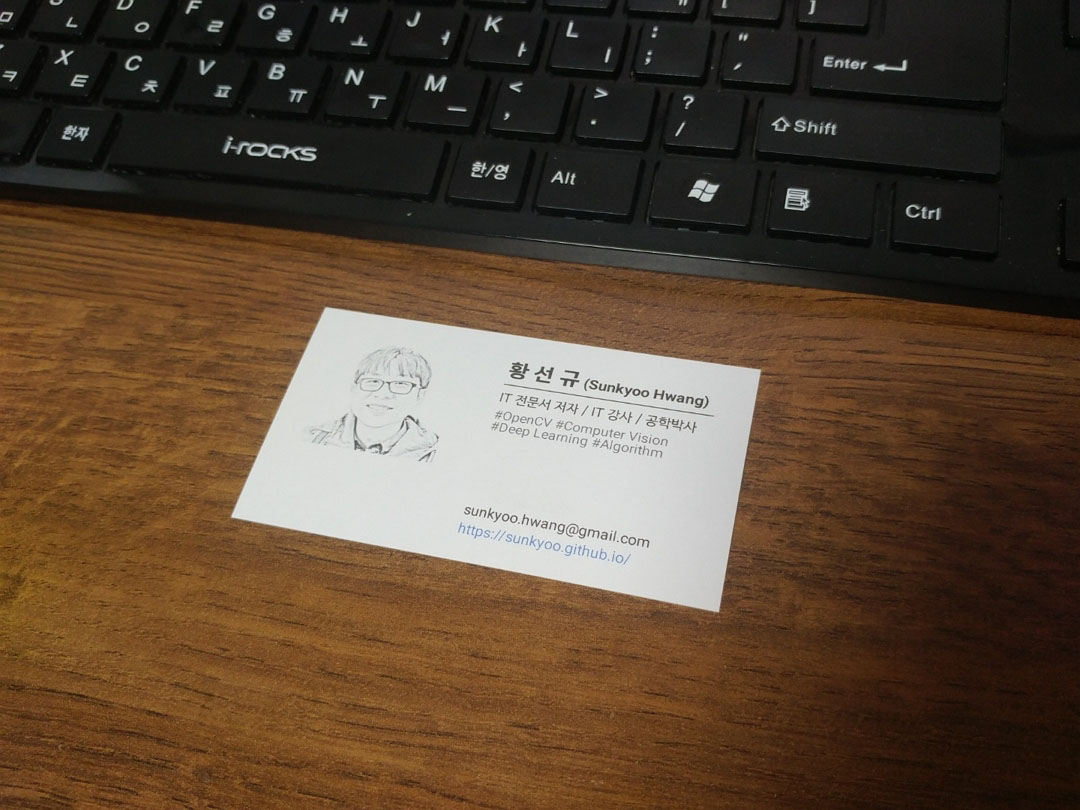
#> input picture reference-opencv/opencv-basics-transform/data/namecard.jpg, 1080 x 810 px
$ python doc_scanner.py
#> lines starting #> are read from the running program, lines starting #| are printed output that depends on the picture; after the words box and inside, x2 and y2 are one past the last pixel; in counts of white or black regions, pixels touching at a corner belong together
import cv2
import argparse
import numpy as np
import sys

def argparser():
    p = argparse.ArgumentParser()

    p.add_argument('--src', type = str, default= './data/namecard.jpg')
    p.add_argument('--dst', type = str, default = './data/namecard.modified.jpg')

    config = p.parse_args()
    return config

def imread(src, code):
    img = cv2.imread(src, code)
    if img is None:
        print('--(!)Image load failed')
        sys.exit()
    return img

def applyPerspectiveTransform(src, srcQuad, dstQuad, dsize= (0,0)):
    # get an affine matrix
    M = cv2.getPerspectiveTransform(srcQuad, dstQuad)
    dst = cv2.warpPerspective(src, M, dsize= dsize, flags= cv2.INTER_CUBIC)
    return dst

def drawROI(img, corners):

    cpy = img.copy()

    c1 = (192, 192, 255) # color of circles
    c2 = (128, 128, 255) # color of edges

    for corner in corners:
        cv2.circle(cpy, tuple(corner.astype(int)), 25, c1, -1, cv2.LINE_AA)

    cv2.line(cpy, tuple(corners[0].astype(int)), tuple(corners[1].astype(int)), c2, 2, cv2.LINE_AA)
    cv2.line(cpy, tuple(corners[1].astype(int)), tuple(corners[2].astype(int)), c2, 2, cv2.LINE_AA)
    cv2.line(cpy, tuple(corners[2].astype(int)), tuple(corners[3].astype(int)), c2, 2, cv2.LINE_AA)
    cv2.line(cpy, tuple(corners[3].astype(int)), tuple(corners[0].astype(int)), c2, 2, cv2.LINE_AA)

    # 미쳤다 진짜 이렇게 하면 되는 구나 와 진짜 와...
    # 그냥 cpy를 리턴해도 되지만
    # addWeighted를 사용해서
    # 선택 영역 뒷부분도 보이게 함.
    disp = cv2.addWeighted(img, 0.3, cpy, 0.7, 0)

    return disp

# adjust srcQuad
def onMouse(event, x, y, flags, param):

    global srcQuad, dragSrc, ptOld, src

    if event == cv2.EVENT_LBUTTONDOWN:
        for i in range(4):
            if cv2.norm(srcQuad[i]-(x, y)) < 25:
                dragSrc[i] = True
                ptOld = (x,y)
                break
    if event == cv2.EVENT_LBUTTONUP:
        for i in range(4):
            dragSrc[i] = False

    if event == cv2.EVENT_MOUSEMOVE:
        for i in range(4):
            if dragSrc[i]:
                dx = x - ptOld[0]
                dy = y - ptOld[1]

                srcQuad[i] += (dx, dy)

                cpy = drawROI(src, srcQuad)
                cv2.imshow('Image', cpy)
                ptOld = (x, y)
                break

def main(config):
    # To implement:
    # (1) select the corners of documents by dragging 4 corners (flags)
    # (2) do perspective transformation when you press enter key.
    global srcQuad, dragSrc, ptOld, src
    src = imread(config.src, cv2.IMREAD_COLOR)
#> in imread, img is the input picture: shape (810, 1080, 3); mean B, G, R 53.2, 71.1, 90.7

    # image specs
    # 86:54
    h, w = src.shape[:2]
#> h = 810; w = 1080
    dw = 500
    dh = round(dw* 54/86)

    # initiate srcQuad and dstQuad
    srcQuad = np.array([
        [30,30],
        [30, h-30],
        [w-30, h-30],
        [w-30, 30]
    ], dtype= np.float32)
    dstQuad = np.array(
        [[0,0],
        [0, dh-1],
        [dw-1, dh-1],
        [dw-1, 0]]
    , dtype= np.float32)
    dragSrc = [False, False, False, False]

    disp = drawROI(src, srcQuad)
#> after the loop in drawROI, `for corner in corners:`:
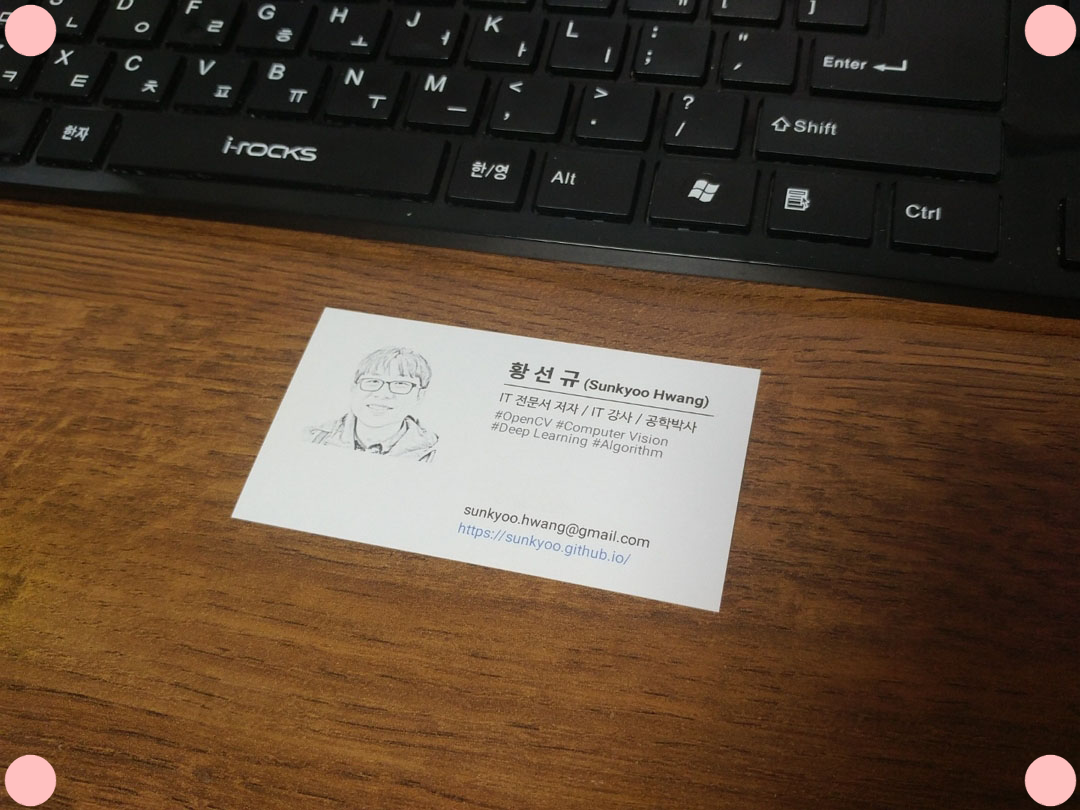
#> cpy: shape (810, 1080, 3); 0.99% of pixels changed, all inside (x1, y1, x2, y2) = (4, 4, 1077, 807)
#> in drawROI, `cv2.line(cpy, tuple(corners[3].astype(int)), tuple(corners[0].astype(i..`:
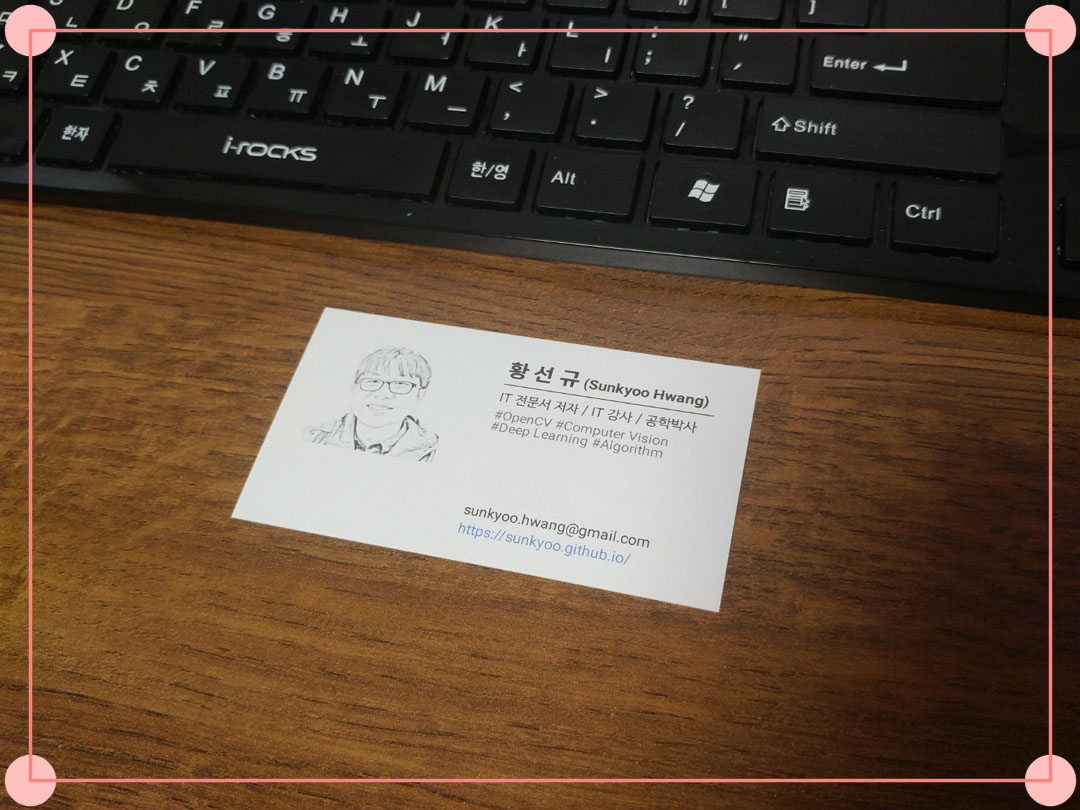
#> cpy: shape (810, 1080, 3); mean B, G, R 56.1, 73.7, 95.2
#> in drawROI, `disp = cv2.addWeighted(img, 0.3, cpy, 0.7, 0)`:
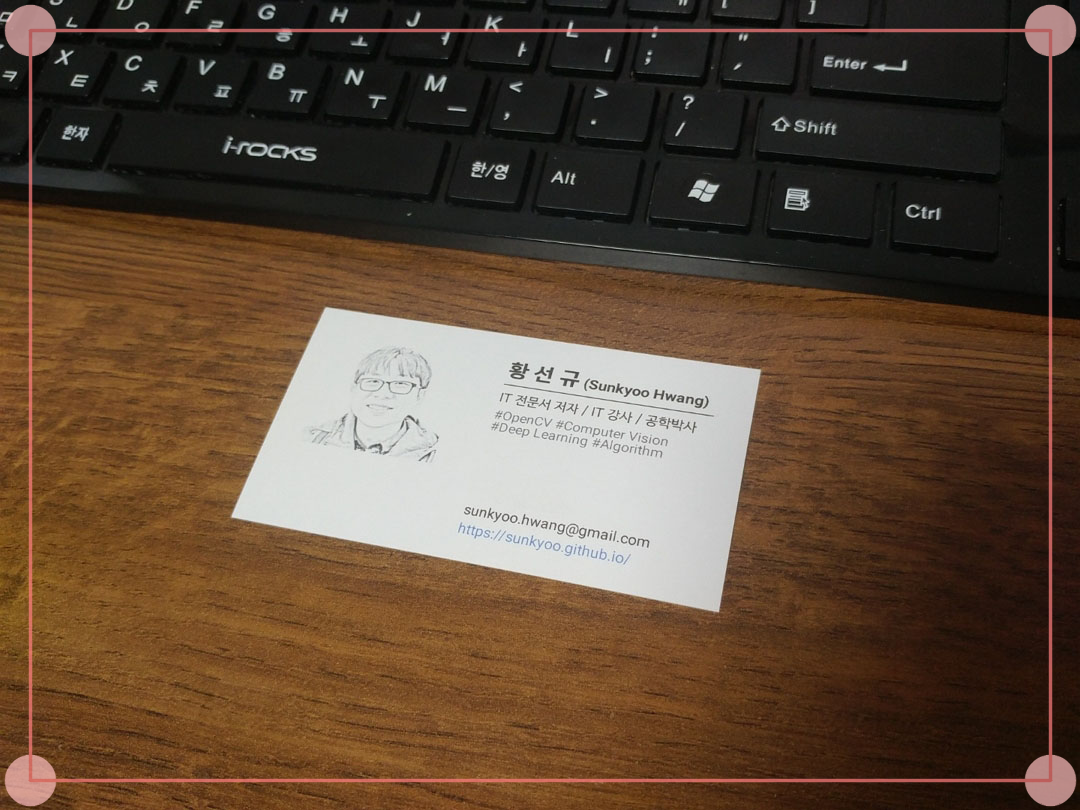
#> disp: shape (810, 1080, 3); mean B, G, R 55.2, 72.9, 93.8

    # (1)
    cv2.imshow('Image', disp)
    cv2.setMouseCallback('Image', onMouse)

    # (2)
    # do perspective transformation when you press enter key.
    while True:
        query = cv2.waitKey()
#> (key Esc is pressed here)
        if query == 27:
            break

        if query == 13:
            dst = applyPerspectiveTransform(src, srcQuad, dstQuad, dsize= (dw, dh))
            cv2.imshow('dst', dst)

        elif query == ord('s') or query == ord('S'):
            cv2.imwrite(config.dst, dst)
            break

    cv2.destroyAllWindows()

if __name__ == '__main__':
    config = argparser()
    main(config)

$ run again, with reference-opencv/opencv-basics-transform/data/cat.bmp saved as reference-opencv/opencv-basics-transform/data/namecard.jpg
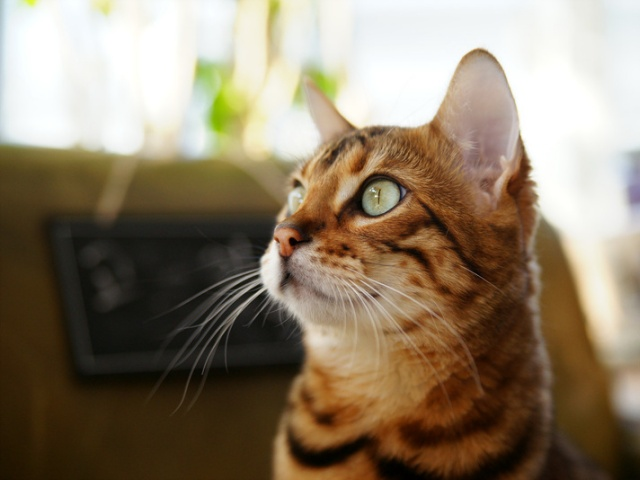
#> input picture reference-opencv/opencv-basics-transform/data/cat.bmp, 640 x 480 px
#> in imread, img is the input picture: shape (480, 640, 3); mean B, G, R 104.5, 125.7, 140.8
#> after the loop in drawROI, `for corner in corners:`:
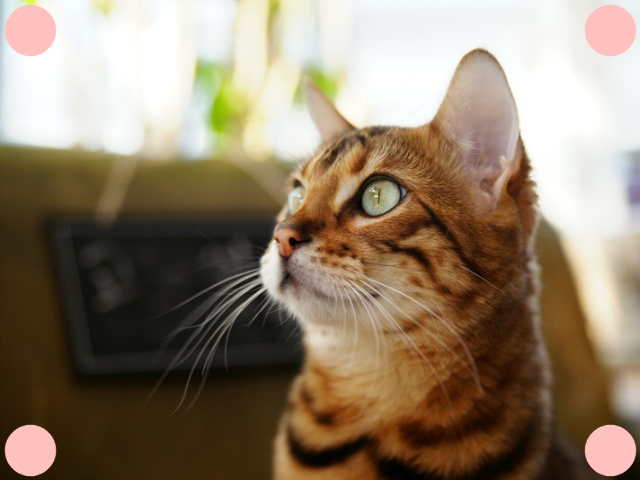
#> cpy: shape (480, 640, 3); 2.82% of pixels changed, all inside (x1, y1, x2, y2) = (4, 4, 637, 477)
#> in drawROI, `disp = cv2.addWeighted(img, 0.3, cpy, 0.7, 0)`:
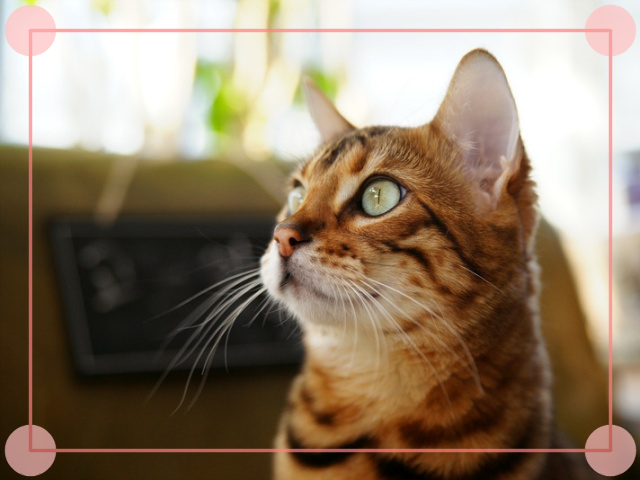
#> disp: shape (480, 640, 3); mean B, G, R 105.7, 126.3, 144.2

$ run again, with reference-opencv/opencv-basics-transform/data/rose.bmp saved as reference-opencv/opencv-basics-transform/data/namecard.jpg
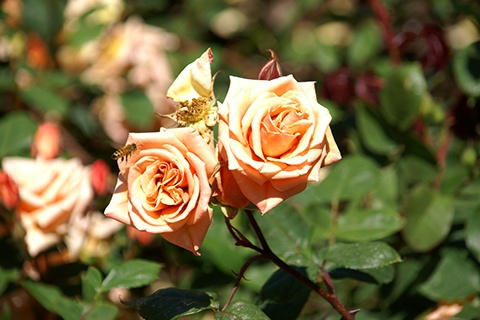
#> input picture reference-opencv/opencv-basics-transform/data/rose.bmp, 480 x 320 px
#> in imread, img is the input picture: shape (320, 480, 3); mean B, G, R 63.2, 103.5, 115.6
#> after the loop in drawROI, `for corner in corners:`:
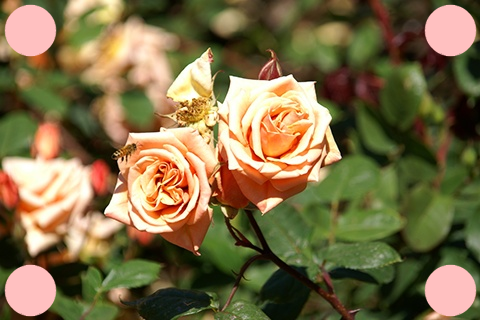
#> cpy: shape (320, 480, 3); 5.65% of pixels changed, all inside (x1, y1, x2, y2) = (4, 4, 477, 317)
#> in drawROI, `disp = cv2.addWeighted(img, 0.3, cpy, 0.7, 0)`:
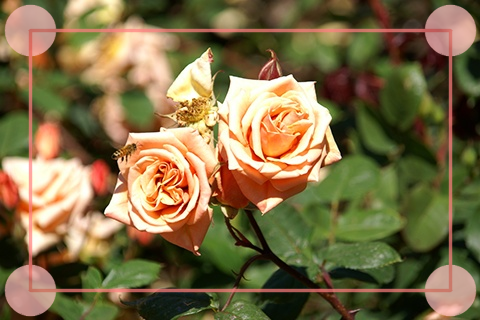
#> disp: shape (320, 480, 3); mean B, G, R 70.1, 108.3, 125
